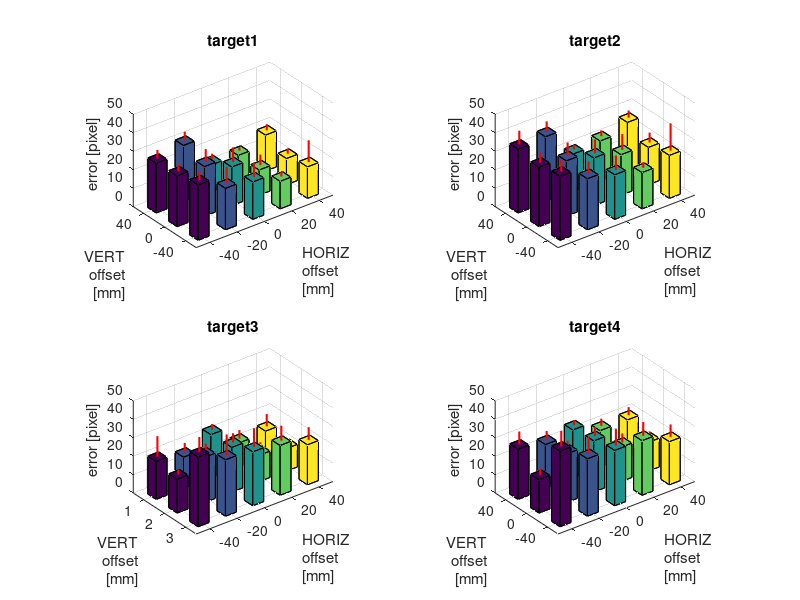

The MATLAB script that drew this image:
%% validate DensePose
clc; clear; close all

% read data: horizontal index _ vertical index
h10_v0 = csvread('data/DP_validate10_0.csv');
h30_v0 = csvread('data/DP_validate30_0.csv');
h50_v0 = csvread('data/DP_validate50_0.csv');
h70_v0 = csvread('data/DP_validate70_0.csv');
h90_v0 = csvread('data/DP_validate90_0.csv');

h10_v1 = csvread('data/DP_validate10_1.csv');
h30_v1 = csvread('data/DP_validate30_1.csv');
h50_v1 = csvread('data/DP_validate50_1.csv');
h70_v1 = csvread('data/DP_validate70_1.csv');
h90_v1 = csvread('data/DP_validate90_1.csv');

h10_v_1 = csvread('data/DP_validate10_-1.csv');
h30_v_1 = csvread('data/DP_validate30_-1.csv');
h50_v_1 = csvread('data/DP_validate50_-1.csv');
h70_v_1 = csvread('data/DP_validate70_-1.csv');
h90_v_1 = csvread('data/DP_validate90_-1.csv');

reg1 = [h10_v_1(:,1),h30_v_1(:,1),h50_v_1(:,1),h70_v_1(:,1),h90_v_1(:,1), ...
        h10_v0(:,1),h30_v0(:,1),h50_v0(:,1),h70_v0(:,1),h90_v0(:,1), ...
        h10_v1(:,1),h30_v1(:,1),h50_v1(:,1),h70_v1(:,1),h90_v1(:,1)];
    
reg2 = [h10_v_1(:,2),h30_v_1(:,2),h50_v_1(:,2),h70_v_1(:,2),h90_v_1(:,2), ...
        h10_v0(:,2),h30_v0(:,2),h50_v0(:,2),h70_v0(:,2),h90_v0(:,2), ...
        h10_v1(:,2),h30_v1(:,2),h50_v1(:,2),h70_v1(:,2),h90_v1(:,2)];    

reg3 = [h10_v_1(:,3),h30_v_1(:,3),h50_v_1(:,3),h70_v_1(:,3),h90_v_1(:,3), ...
        h10_v0(:,3),h30_v0(:,3),h50_v0(:,3),h70_v0(:,3),h90_v0(:,3), ...
        h10_v1(:,3),h30_v1(:,3),h50_v1(:,3),h70_v1(:,3),h90_v1(:,3)];    

reg4 = [h10_v_1(:,4),h30_v_1(:,4),h50_v_1(:,4),h70_v_1(:,4),h90_v_1(:,4), ...
        h10_v0(:,4),h30_v0(:,4),h50_v0(:,4),h70_v0(:,4),h90_v0(:,4), ...
        h10_v1(:,4),h30_v1(:,4),h50_v1(:,4),h70_v1(:,4),h90_v1(:,4)];
    
reg1_map = reshape(mean(reg1),5,3)';    
reg2_map = reshape(mean(reg2),5,3)';    
reg3_map = reshape(mean(reg3),5,3)';    
reg4_map = reshape(mean(reg4),5,3)';    

figure
% -------------------------------------------------------------------------
subplot(2,2,1)
bar3(reg1_map, 0.4);
hold on
line([1,1],[1,1],[reg1_map(1,1),reg1_map(1,1)+std(reg1(:,1))],'color','r','LineWidth',1.5)
line([2,2],[1,1],[reg1_map(1,2),reg1_map(1,2)+std(reg1(:,2))],'color','r','LineWidth',1.5)
line([3,3],[1,1],[reg1_map(1,3),reg1_map(1,3)+std(reg1(:,3))],'color','r','LineWidth',1.5)
line([4,4],[1,1],[reg1_map(1,4),reg1_map(1,4)+std(reg1(:,4))],'color','r','LineWidth',1.5)
line([5,5],[1,1],[reg1_map(1,5),reg1_map(1,5)+std(reg1(:,5))],'color','r','LineWidth',1.5)

line([1,1],[2,2],[reg1_map(2,1),reg1_map(2,1)+std(reg1(:,6))],'color','r','LineWidth',1.5)
line([2,2],[2,2],[reg1_map(2,2),reg1_map(2,2)+std(reg1(:,7))],'color','r','LineWidth',1.5)
line([3,3],[2,2],[reg1_map(2,3),reg1_map(2,3)+std(reg1(:,8))],'color','r','LineWidth',1.5)
line([4,4],[2,2],[reg1_map(2,4),reg1_map(2,4)+std(reg1(:,9))],'color','r','LineWidth',1.5)
line([5,5],[2,2],[reg1_map(2,5),reg1_map(2,5)+std(reg1(:,10))],'color','r','LineWidth',1.5)

line([1,1],[3,3],[reg1_map(3,1),reg1_map(3,1)+std(reg1(:,11))],'color','r','LineWidth',1.5)
line([2,2],[3,3],[reg1_map(3,2),reg1_map(3,2)+std(reg1(:,12))],'color','r','LineWidth',1.5)
line([3,3],[3,3],[reg1_map(3,3),reg1_map(3,3)+std(reg1(:,13))],'color','r','LineWidth',1.5)
line([4,4],[3,3],[reg1_map(3,4),reg1_map(3,4)+std(reg1(:,14))],'color','r','LineWidth',1.5)
line([5,5],[3,3],[reg1_map(3,5),reg1_map(3,5)+std(reg1(:,15))],'color','r','LineWidth',1.5)

title('target1')
xlabel({'HORIZ','offset', '[mm]'})
xticklabels({'-40','-20','0','20','40'})
ylabel({'VERT','offset','[mm]'})
yticklabels({'40','0','-40'})
zlabel('error [pixel]')
zlim([0,50])

% -------------------------------------------------------------------------
subplot(2,2,2)
bar3(reg2_map, 0.4);
hold on
line([1,1],[1,1],[reg2_map(1,1),reg2_map(1,1)+std(reg2(:,1))],'color','r','LineWidth',1.5)
line([2,2],[1,1],[reg2_map(1,2),reg2_map(1,2)+std(reg2(:,2))],'color','r','LineWidth',1.5)
line([3,3],[1,1],[reg2_map(1,3),reg2_map(1,3)+std(reg2(:,3))],'color','r','LineWidth',1.5)
line([4,4],[1,1],[reg2_map(1,4),reg2_map(1,4)+std(reg2(:,4))],'color','r','LineWidth',1.5)
line([5,5],[1,1],[reg2_map(1,5),reg2_map(1,5)+std(reg2(:,5))],'color','r','LineWidth',1.5)

line([1,1],[2,2],[reg2_map(2,1),reg2_map(2,1)+std(reg2(:,6))],'color','r','LineWidth',1.5)
line([2,2],[2,2],[reg2_map(2,2),reg2_map(2,2)+std(reg2(:,7))],'color','r','LineWidth',1.5)
line([3,3],[2,2],[reg2_map(2,3),reg2_map(2,3)+std(reg2(:,8))],'color','r','LineWidth',1.5)
line([4,4],[2,2],[reg2_map(2,4),reg2_map(2,4)+std(reg2(:,9))],'color','r','LineWidth',1.5)
line([5,5],[2,2],[reg2_map(2,5),reg2_map(2,5)+std(reg2(:,10))],'color','r','LineWidth',1.5)

line([1,1],[3,3],[reg2_map(3,1),reg2_map(3,1)+std(reg2(:,11))],'color','r','LineWidth',1.5)
line([2,2],[3,3],[reg2_map(3,2),reg2_map(3,2)+std(reg2(:,12))],'color','r','LineWidth',1.5)
line([3,3],[3,3],[reg2_map(3,3),reg2_map(3,3)+std(reg2(:,13))],'color','r','LineWidth',1.5)
line([4,4],[3,3],[reg2_map(3,4),reg2_map(3,4)+std(reg2(:,14))],'color','r','LineWidth',1.5)
line([5,5],[3,3],[reg2_map(3,5),reg2_map(3,5)+std(reg2(:,15))],'color','r','LineWidth',1.5)

title('target2')
xlabel({'HORIZ','offset', '[mm]'})
xticklabels({'-40','-20','0','20','40'})
ylabel({'VERT','offset','[mm]'})
yticklabels({'40','0','-40'})
zlabel('error [pixel]')
zlim([0,50])

% -------------------------------------------------------------------------
subplot(2,2,3)
bar3(reg3_map, 0.4);
hold on
line([1,1],[1,1],[reg3_map(1,1),reg3_map(1,1)+std(reg3(:,1))],'color','r','LineWidth',1.5)
line([2,2],[1,1],[reg3_map(1,2),reg3_map(1,2)+std(reg3(:,2))],'color','r','LineWidth',1.5)
line([3,3],[1,1],[reg3_map(1,3),reg3_map(1,3)+std(reg3(:,3))],'color','r','LineWidth',1.5)
line([4,4],[1,1],[reg3_map(1,4),reg3_map(1,4)+std(reg3(:,4))],'color','r','LineWidth',1.5)
line([5,5],[1,1],[reg3_map(1,5),reg3_map(1,5)+std(reg3(:,5))],'color','r','LineWidth',1.5)

line([1,1],[2,2],[reg3_map(2,1),reg3_map(2,1)+std(reg3(:,6))],'color','r','LineWidth',1.5)
line([2,2],[2,2],[reg3_map(2,2),reg3_map(2,2)+std(reg3(:,7))],'color','r','LineWidth',1.5)
line([3,3],[2,2],[reg3_map(2,3),reg3_map(2,3)+std(reg3(:,8))],'color','r','LineWidth',1.5)
line([4,4],[2,2],[reg3_map(2,4),reg3_map(2,4)+std(reg3(:,9))],'color','r','LineWidth',1.5)
line([5,5],[2,2],[reg3_map(2,5),reg3_map(2,5)+std(reg3(:,10))],'color','r','LineWidth',1.5)

line([1,1],[3,3],[reg3_map(3,1),reg3_map(3,1)+std(reg3(:,11))],'color','r','LineWidth',1.5)
line([2,2],[3,3],[reg3_map(3,2),reg3_map(3,2)+std(reg3(:,12))],'color','r','LineWidth',1.5)
line([3,3],[3,3],[reg3_map(3,3),reg3_map(3,3)+std(reg3(:,13))],'color','r','LineWidth',1.5)
line([4,4],[3,3],[reg3_map(3,4),reg3_map(3,4)+std(reg3(:,14))],'color','r','LineWidth',1.5)
line([5,5],[3,3],[reg3_map(3,5),reg3_map(3,5)+std(reg3(:,15))],'color','r','LineWidth',1.5)

title('target3')
xlabel({'HORIZ','offset', '[mm]'})
xticklabels({'-40','-20','0','20','40'})
ylabel({'VERT','offset','[mm]'})
ylabel({'VERT','offset', '[mm]'})
zlabel('error [pixel]')
zlim([0,50])

% -------------------------------------------------------------------------
subplot(2,2,4)
bar3(reg4_map, 0.4);
hold on
line([1,1],[1,1],[reg4_map(1,1),reg4_map(1,1)+std(reg4(:,1))],'color','r','LineWidth',1.5)
line([2,2],[1,1],[reg4_map(1,2),reg4_map(1,2)+std(reg4(:,2))],'color','r','LineWidth',1.5)
line([3,3],[1,1],[reg4_map(1,3),reg4_map(1,3)+std(reg4(:,3))],'color','r','LineWidth',1.5)
line([4,4],[1,1],[reg4_map(1,4),reg4_map(1,4)+std(reg4(:,4))],'color','r','LineWidth',1.5)
line([5,5],[1,1],[reg4_map(1,5),reg4_map(1,5)+std(reg4(:,5))],'color','r','LineWidth',1.5)

line([1,1],[2,2],[reg4_map(2,1),reg4_map(2,1)+std(reg4(:,6))],'color','r','LineWidth',1.5)
line([2,2],[2,2],[reg4_map(2,2),reg4_map(2,2)+std(reg4(:,7))],'color','r','LineWidth',1.5)
line([3,3],[2,2],[reg4_map(2,3),reg4_map(2,3)+std(reg4(:,8))],'color','r','LineWidth',1.5)
line([4,4],[2,2],[reg4_map(2,4),reg4_map(2,4)+std(reg4(:,9))],'color','r','LineWidth',1.5)
line([5,5],[2,2],[reg4_map(2,5),reg4_map(2,5)+std(reg4(:,10))],'color','r','LineWidth',1.5)

line([1,1],[3,3],[reg4_map(3,1),reg4_map(3,1)+std(reg4(:,11))],'color','r','LineWidth',1.5)
line([2,2],[3,3],[reg4_map(3,2),reg4_map(3,2)+std(reg4(:,12))],'color','r','LineWidth',1.5)
line([3,3],[3,3],[reg4_map(3,3),reg4_map(3,3)+std(reg4(:,13))],'color','r','LineWidth',1.5)
line([4,4],[3,3],[reg4_map(3,4),reg4_map(3,4)+std(reg4(:,14))],'color','r','LineWidth',1.5)
line([5,5],[3,3],[reg4_map(3,5),reg4_map(3,5)+std(reg4(:,15))],'color','r','LineWidth',1.5)

title('target4')
xlabel({'HORIZ','offset', '[mm]'})
xticklabels({'-40','-20','0','20','40'})
ylabel({'VERT','offset','[mm]'})
yticklabels({'40','0','-40'})
zlabel('error [pixel]')
zlim([0,50])

set(gcf, 'Position',  [500, 200, 550, 500])